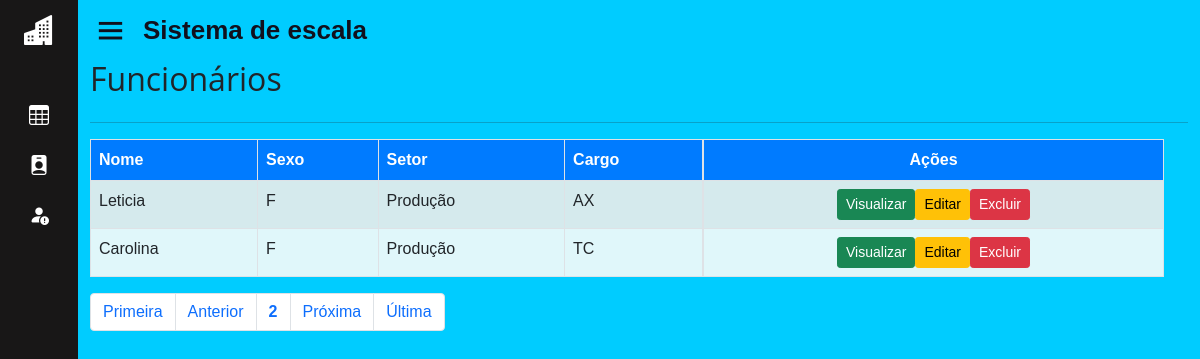
Page /home.php?page=lista_func&pagina=2 (signed in) on the earlier database version.
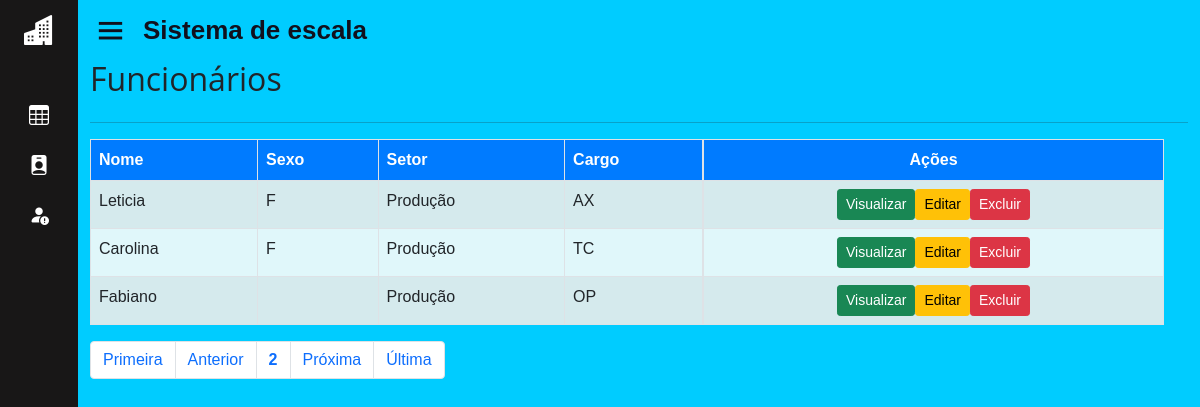
Same page on the later database version.
### tables this page shows
CREATE TABLE IF NOT EXISTS `funcionario` (
  `id_func` int(11) NOT NULL AUTO_INCREMENT,
  `nome_func` varchar(50) NOT NULL,
  `cargo_func` varchar(50) DEFAULT NULL,
  `turno` varchar(50) DEFAULT NULL,
  `telefone_func` varchar(50) NOT NULL,
  `sexo_func` varchar(50) NOT NULL,
  `email_func` varchar(50) NOT NULL,
  `id_st` int(11) DEFAULT NULL,
  PRIMARY KEY (`id_func`) USING BTREE,
  KEY `FK_funcionario_setor` (`id_st`),
  CONSTRAINT `FK_funcionario_setor` FOREIGN KEY (`id_st`) REFERENCES `setor` (`id_st`) ON DELETE CASCADE ON UPDATE CASCADE
);

CREATE TABLE IF NOT EXISTS `setor` (
  `id_st` int(11) NOT NULL AUTO_INCREMENT,
  `nome_st` varchar(50) DEFAULT NULL,
  PRIMARY KEY (`id_st`)
);

### sis/funcionario/lista_func.php (the view, shortened to what this page needs)
<div id="main" class="container-fluid">
	<div id="top" class="row">
		<div class="col-md-11">
			<h2>Funcionários</h2>
		</div>
	</div>
	<hr/>
	<div id="list" class="row">
        <div class="table-responsive col-md-12">
        <?php
            $quantidade = 5;
            $pagina = (isset($_GET['pagina'])) ? (int)$_GET['pagina'] : 1;
            $inicio = ($quantidade * $pagina) - $quantidade;
            $data = mysqli_query($con, "select * from funcionario, endereco, setor where funcionario.id_func = endereco.id_func limit $inicio, $quantidade;");
            echo "<table class='table table-striped table-bordered' style='background-color: #e0f7fa;' cellspacing='0' cellpadding='0'>";
            echo "<thead style='background-color: #007bff; color: white;'>";
            echo "<tr>";
            echo "<td><strong>Nome</strong></td>";
            echo "<td><strong>Sexo</strong></td>";
            echo "<td><strong>Setor</strong></td>";
            echo "<td><strong>Cargo</strong></td>";
            echo "<td class='actions d-flex justify-content-center'><strong>Ações</strong></td>";
            echo "</tr></thead><tbody>";
            while ($info = mysqli_fetch_array($data)) {
                echo "<tr>";
                echo "<td>".$info['nome_func']."</td>";
                echo "<td>".$info['sexo_func']."</td>";
                echo "<td>".$info['nome_st']."</td>";
                echo "<td>".$info['cargo_func']."</td>";
                echo "<td class='actions btn-group-sm d-flex justify-content-center'>";
                echo "<a class='btn btn-success btn-xs' href='?page=view_func&id_func=".$info['id_func']."'> Visualizar </a>";
                echo "<a class='btn btn-warning btn-xs' href='?page=fedita_func&id_func=".$info['id_func']."'> Editar </a>";
                echo "<a href='?page=excluir_func&id_func=".$info['id_func']."' class='btn btn-danger btn-xs'> Excluir </a>";
                echo "</td>";
                echo "</tr>";
            }
            echo "</tbody></table>";
        ?>
    </div>
		<div id="bottom" class="row">
			<div class="col-md-12">
				<?php
					$sqlTotal 		= "select id_func from funcionario;";
					$qrTotal  		= mysqli_query($con, $sqlTotal);
					$numTotal 		= mysqli_num_rows($qrTotal);
					$totalpagina = (ceil($numTotal/$quantidade)<=0) ? 1 : ceil($numTotal/$quantidade);
					$anterior = (($pagina-1) <= 0) ? 1 : $pagina - 1;
					$posterior = (($pagina+1) >= $totalpagina) ? $totalpagina : $pagina+1;
					echo "<ul class='pagination'>";
					echo "<li class='page-item'><a class='page-link' href='?page=lista_func&pagina=1'> Primeira</a></li> ";
					echo "<li class='page-item'><a class='page-link' href=\"?page=lista_func&pagina=$anterior\"> Anterior</a></li> ";
					echo "<li class='page-item'><a class='page-link' href='?page=lista_func&pagina=".$pagina."'><strong>".$pagina."</strong></a></li> ";
					echo "<li class='page-item'><a class='page-link' href=\"?page=lista_func&pagina=$posterior\"> Pr&oacute;xima</a></li> ";
					echo "<li class='page-item'><a class='page-link' href=\"?page=lista_func&pagina=$totalpagina\"> &Uacute;ltima</a></li></ul>";
				?>
			</div>
		</div>
</div>
</div>

Differences in the rows shown:
added funcionario: nome_func "Fabiano", setor.nome_st "Produção", cargo_func "OP"
